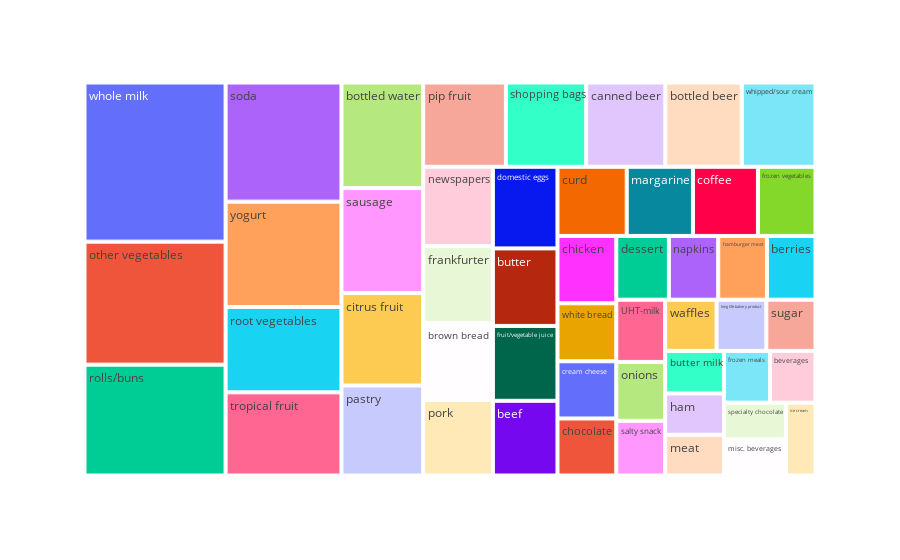

Notebook code cell kept with this figure:
### Code cell
fig = px.treemap(item, path=['Item'], values='Count')
fig.show()

### Figure 1 — Plotly figure (JSON) as saved in the notebook; plotly's stock layout.template omitted (floating-point values rounded to 4 significant figures)
{"data": [{"branchvalues": "total", "domain": {"x": [0.0, 1.0], "y": [0.0, 1.0]}, "hovertemplate": "labels=%{label}<br>Count=%{value}<br>parent=%{parent}<br>id=%{id}<extra></extra>", "ids": ["whole milk", "other vegetables", "rolls/buns", "soda", "yogurt", "root vegetables", "tropical fruit", "bottled water", "sausage", "citrus fruit", "pastry", "pip fruit", "shopping bags", "canned beer", "bottled beer", "whipped/sour cream", "newspapers", "frankfurter", "brown bread", "pork", "domestic eggs", "butter", "fruit/vegetable juice", "beef", "curd", "margarine", "coffee", "frozen vegetables", "chicken", "white bread", "cream cheese ", "chocolate", "dessert", "napkins", "hamburger meat", "berries", "UHT-milk", "onions", "salty snack", "waffles", "long life bakery product", "sugar", "butter milk", "ham", "meat", "frozen meals", "beverages", "specialty chocolate", "misc. beverages", "ice cream"], "labels": ["whole milk", "other vegetables", "rolls/buns", "soda", "yogurt", "root vegetables", "tropical fruit", "bottled water", "sausage", "citrus fruit", "pastry", "pip fruit", "shopping bags", "canned beer", "bottled beer", "whipped/sour cream", "newspapers", "frankfurter", "brown bread", "pork", "domestic eggs", "butter", "fruit/vegetable juice", "beef", "curd", "margarine", "coffee", "frozen vegetables", "chicken", "white bread", "cream cheese ", "chocolate", "dessert", "napkins", "hamburger meat", "berries", "UHT-milk", "onions", "salty snack", "waffles", "long life bakery product", "sugar", "butter milk", "ham", "meat", "frozen meals", "beverages", "specialty chocolate", "misc. beverages", "ice cream"], "name": "", "parents": ["", "", "", "", "", "", "", "", "", "", "", "", "", "", "", "", "", "", "", "", "", "", "", "", "", "", "", "", "", "", "", "", "", "", "", "", "", "", "", "", "", "", "", "", "", "", "", "", "", ""], "values": [2363.0, 1827.0, 1646.0, 1453.0, 1285.0, 1041.0, 1014.0, 908.0, 903.0, 795.0, 774.0, 734.0, 712.0, 702.0, 678.0, 654.0, 582.0, 565.0, 563.0, 555.0, 555.0, 527.0, 509.0, 508.0, 504.0, 482.0, 473.0, 419.0, 417.0, 359.0, 354.0, 353.0, 353.0, 331.0, 327.0, 326.0, 320.0, 303.0, 281.0, 277.0, 268.0, 265.0, 263.0, 256.0, 252.0, 251.0, 248.0, 239.0, 236.0, 227.0], "type": "treemap"}], "layout": {"legend": {"tracegroupgap": 0}, "margin": {"t": 60}}}
